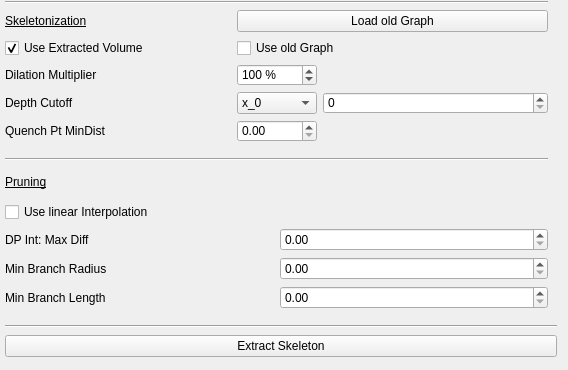
           <widget class="QWidget" name="page_skelet">
            <property name="geometry">
             <rect>
              <x>0</x>
              <y>0</y>
              <width>568</width>
              <height>370</height>
             </rect>
            </property>
            <property name="minimumSize">
             <size>
              <width>0</width>
              <height>370</height>
             </size>
            </property>
            <property name="maximumSize">
             <size>
              <width>16777215</width>
              <height>320</height>
             </size>
            </property>
            <attribute name="label">
             <string>Skeletonization</string>
            </attribute>
            <layout class="QVBoxLayout" name="_2">
             <property name="spacing">
              <number>6</number>
             </property>
             <property name="leftMargin">
              <number>5</number>
             </property>
             <property name="topMargin">
              <number>0</number>
             </property>
             <item>
              <widget class="QWidget" name="widget" native="true">
               <property name="minimumSize">
                <size>
                 <width>280</width>
                 <height>150</height>
                </size>
               </property>
               <property name="maximumSize">
                <size>
                 <width>16777215</width>
                 <height>150</height>
                </size>
               </property>
               <layout class="QGridLayout" name="gridLayout_11">
                <property name="leftMargin">
                 <number>0</number>
                </property>
                <property name="topMargin">
                 <number>0</number>
                </property>
                <item row="0" column="0" colspan="3">
                 <widget class="Line" name="line_8">
                  <property name="orientation">
                   <enum>Qt::Horizontal</enum>
                  </property>
                 </widget>
                </item>
                <item row="1" column="0">
                 <widget class="QLabel" name="label_skel">
                  <property name="font">
                   <font>
                    <weight>50</weight>
                    <bold>false</bold>
                    <underline>true</underline>
                   </font>
                  </property>
                  <property name="text">
                   <string>Skeletonization</string>
                  </property>
                 </widget>
                </item>
                <item row="2" column="0">
                 <widget class="QCheckBox" name="skel_use_extr">
                  <property name="font">
                   <font>
                    <weight>50</weight>
                    <bold>false</bold>
                   </font>
                  </property>
                  <property name="text">
                   <string>Use Extracted Volume</string>
                  </property>
                  <property name="checkable">
                   <bool>true</bool>
                  </property>
                  <property name="checked">
                   <bool>true</bool>
                  </property>
                 </widget>
                </item>
                <item row="3" column="0">
                 <widget class="QLabel" name="label_skel_cutoff">
                  <property name="font">
                   <font>
                    <weight>50</weight>
                    <bold>false</bold>
                   </font>
                  </property>
                  <property name="text">
                   <string>Dilation Multiplier</string>
                  </property>
                 </widget>
                </item>
                <item row="3" column="1">
                 <widget class="QSpinBox" name="box_skel_add">
                  <property name="font">
                   <font>
                    <weight>50</weight>
                    <bold>false</bold>
                   </font>
                  </property>
                  <property name="suffix">
                   <string> %</string>
                  </property>
                  <property name="minimum">
                   <number>0</number>
                  </property>
                  <property name="maximum">
                   <number>1000</number>
                  </property>
                  <property name="value">
                   <number>100</number>
                  </property>
                 </widget>
                </item>
                <item row="4" column="0">
                 <widget class="QLabel" name="label_skel_cutoff_2">
                  <property name="font">
                   <font>
                    <weight>50</weight>
                    <bold>false</bold>
                   </font>
                  </property>
                  <property name="text">
                   <string>Depth Cutoff</string>
                  </property>
                 </widget>
                </item>
                <item row="4" column="1">
                 <widget class="QComboBox" name="cbox_z_cut">
                  <property name="maximumSize">
                   <size>
                    <width>80</width>
                    <height>16777215</height>
                   </size>
                  </property>
                  <property name="font">
                   <font>
                    <weight>50</weight>
                    <bold>false</bold>
                   </font>
                  </property>
                  <item>
                   <property name="text">
                    <string>x_0</string>
                   </property>
                  </item>
                  <item>
                   <property name="text">
                    <string>x_max</string>
                   </property>
                  </item>
                  <item>
                   <property name="text">
                    <string>y_0</string>
                   </property>
                  </item>
                  <item>
                   <property name="text">
                    <string>y_max</string>
                   </property>
                  </item>
                  <item>
                   <property name="text">
                    <string>z_0</string>
                   </property>
                  </item>
                  <item>
                   <property name="text">
                    <string>z_max</string>
                   </property>
                  </item>
                 </widget>
                </item>
                <item row="4" column="2">
                 <widget class="QSpinBox" name="box_z_cut">
                  <property name="font">
                   <font>
                    <weight>50</weight>
                    <bold>false</bold>
                   </font>
                  </property>
                  <property name="minimum">
                   <number>0</number>
                  </property>
                  <property name="maximum">
                   <number>1000</number>
                  </property>
                  <property name="value">
                   <number>0</number>
                  </property>
                 </widget>
                </item>
                <item row="5" column="0">
                 <widget class="QLabel" name="label_qp_dist">
                  <property name="font">
                   <font>
                    <weight>50</weight>
                    <bold>false</bold>
                   </font>
                  </property>
                  <property name="text">
                   <string>Quench Pt MinDist</string>
                  </property>
                 </widget>
                </item>
                <item row="5" column="1">
                 <widget class="QDoubleSpinBox" name="box_qp_dist">
                  <property name="font">
                   <font>
                    <weight>50</weight>
                    <bold>false</bold>
                   </font>
                  </property>
                  <property name="maximum">
                   <double>10000.000000000000000</double>
                  </property>
                 </widget>
                </item>
                <item row="1" column="1" colspan="2">
                 <widget class="QPushButton" name="button_loadgraph">
                  <property name="font">
                   <font>
                    <weight>50</weight>
                    <bold>false</bold>
                   </font>
                  </property>
                  <property name="text">
                   <string>Load old Graph</string>
                  </property>
                 </widget>
                </item>
                <item row="2" column="1" colspan="2">
                 <widget class="QCheckBox" name="skel_use_oldg">
                  <property name="font">
                   <font>
                    <weight>50</weight>
                    <bold>false</bold>
                   </font>
                  </property>
                  <property name="text">
                   <string>Use old Graph</string>
                  </property>
                 </widget>
                </item>
               </layout>
              </widget>
             </item>
             <item>
              <widget class="QWidget" name="widget_2" native="true">
               <property name="enabled">
                <bool>true</bool>
               </property>
               <property name="minimumSize">
                <size>
                 <width>280</width>
                 <height>160</height>
                </size>
               </property>
               <property name="maximumSize">
                <size>
                 <width>16777215</width>
                 <height>160</height>
                </size>
               </property>
               <layout class="QGridLayout" name="gridLayout_12">
                <property name="leftMargin">
                 <number>0</number>
                </property>
                <property name="topMargin">
                 <number>0</number>
                </property>
                <item row="0" column="0" colspan="2">
                 <widget class="Line" name="line_17">
                  <property name="orientation">
                   <enum>Qt::Horizontal</enum>
                  </property>
                 </widget>
                </item>
                <item row="1" column="0">
                 <widget class="QLabel" name="label_skel_prun">
                  <property name="font">
                   <font>
                    <weight>50</weight>
                    <bold>false</bold>
                    <underline>true</underline>
                   </font>
                  </property>
                  <property name="text">
                   <string>Pruning</string>
                  </property>
                 </widget>
                </item>
                <item row="2" column="0">
                 <widget class="QCheckBox" name="check_skel_li">
                  <property name="font">
                   <font>
                    <weight>50</weight>
                    <bold>false</bold>
                   </font>
                  </property>
                  <property name="text">
                   <string>Use linear Interpolation</string>
                  </property>
                 </widget>
                </item>
                <item row="3" column="0">
                 <widget class="QLabel" name="label_skel_li">
                  <property name="font">
                   <font>
                    <weight>50</weight>
                    <bold>false</bold>
                   </font>
                  </property>
                  <property name="text">
                   <string>DP Int: Max Diff</string>
                  </property>
                 </widget>
                </item>
                <item row="3" column="1">
                 <widget class="QDoubleSpinBox" name="box_skel_li_diff">
                  <property name="font">
                   <font>
                    <weight>50</weight>
                    <bold>false</bold>
                   </font>
                  </property>
                  <property name="minimum">
                   <double>0.000000000000000</double>
                  </property>
                  <property name="singleStep">
                   <double>0.010000000000000</double>
                  </property>
                 </widget>
                </item>
                <item row="4" column="0">
                 <widget class="QLabel" name="label_skel_li_3">
                  <property name="font">
                   <font>
                    <weight>50</weight>
                    <bold>false</bold>
                   </font>
                  </property>
                  <property name="text">
                   <string>Min Branch Radius</string>
                  </property>
                 </widget>
                </item>
                <item row="4" column="1">
                 <widget class="QDoubleSpinBox" name="box_skel_min_rad">
                  <property name="font">
                   <font>
                    <weight>50</weight>
                    <bold>false</bold>
                   </font>
                  </property>
                  <property name="minimum">
                   <double>0.000000000000000</double>
                  </property>
                  <property name="singleStep">
                   <double>0.010000000000000</double>
                  </property>
                 </widget>
                </item>
                <item row="5" column="0">
                 <widget class="QLabel" name="label_skel_li_2">
                  <property name="font">
                   <font>
                    <weight>50</weight>
                    <bold>false</bold>
                   </font>
                  </property>
                  <property name="text">
                   <string>Min Branch Length</string>
                  </property>
                 </widget>
                </item>
                <item row="5" column="1">
                 <widget class="QDoubleSpinBox" name="box_skel_min_len">
                  <property name="font">
                   <font>
                    <weight>50</weight>
                    <bold>false</bold>
                   </font>
                  </property>
                  <property name="minimum">
                   <double>0.000000000000000</double>
                  </property>
                  <property name="maximum">
                   <double>999.990000000000009</double>
                  </property>
                  <property name="singleStep">
                   <double>0.010000000000000</double>
                  </property>
                 </widget>
                </item>
               </layout>
              </widget>
             </item>
             <item>
              <widget class="Line" name="line_18">
               <property name="orientation">
                <enum>Qt::Horizontal</enum>
               </property>
              </widget>
             </item>
             <item>
              <widget class="QPushButton" name="button_skel">
               <property name="text">
                <string>Extract Skeleton</string>
               </property>
              </widget>
             </item>
            </layout>
           </widget>
